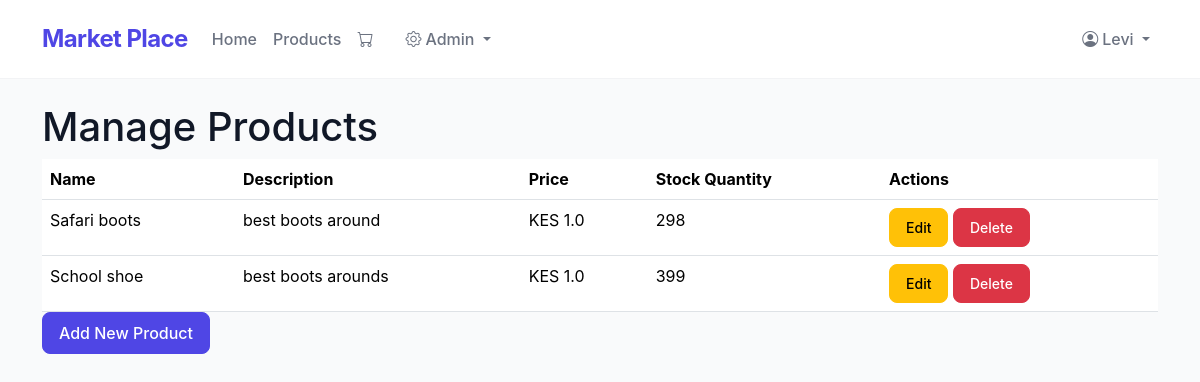
Page /admin/manage_products (signed in) on the earlier database version.
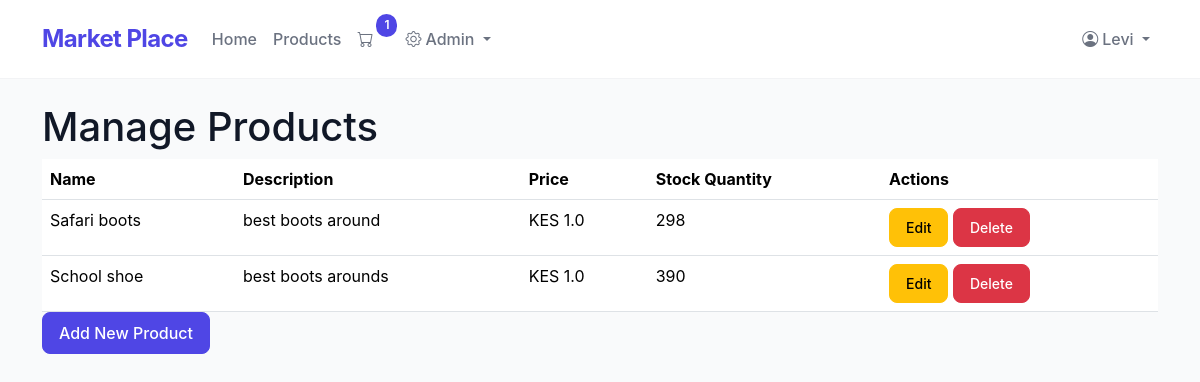
Same page on the later database version.
### app.py (models this page shows)
class Product(db.Model):
    __tablename__ = 'products'
    id = db.Column(db.Integer, primary_key=True)
    name = db.Column(db.String(100), nullable=False)
    description = db.Column(db.String(500), nullable=True)
    price = db.Column(db.Float, nullable=False)
    stock_quantity = db.Column(db.Integer, nullable=False)
    category_id = db.Column(db.Integer, db.ForeignKey('categories.id'), nullable=False)
    order_items = db.relationship('OrderItem', backref='product', lazy=True)
    images = db.relationship('ProductImage', backref='product', lazy=True)

### app.py (the view)
@app.route('/admin/manage_products')
@admin_required
def manage_products():
    products = Product.query.all()
    return render_template('manage_products.html', products=products)

### app.py (called while the page is built)
def admin_required(f):
    from functools import wraps
    @wraps(f)
    def decorated_function(*args, **kwargs):
        if not session.get('user_id') or session.get('user_role') != 'admin':
            flash('Admin access required.', 'danger')
            return redirect(url_for('home'))
        return f(*args, **kwargs)
    return decorated_function

def get_cart_unique_items():
    if 'user_id' in session:
        order = Order.query.filter_by(user_id=session['user_id'], status="Pending").first()
        if order:
            return OrderItem.query.filter_by(order_id=order.id).count()
    return 0

@app.context_processor
def inject_cart_count():
    return dict(cart_count=get_cart_unique_items())

### templates/manage_products.html
{% extends 'base.html' %}
{% block content %}
    <h1>Manage Products</h1>
    <table class="table">
        <thead>
            <tr>
                <th>Name</th>
                <th>Description</th>
                <th>Price</th>
                <th>Stock Quantity</th>
                <th>Actions</th>
            </tr>
        </thead>
        <tbody>
            {% for product in products %}
                <tr>
                    <td>{{ product.name }}</td>
                    <td>{{ product.description }}</td>
                    <td>KES {{ product.price }}</td>
                    <td>{{ product.stock_quantity }}</td>
                    <td>
                        <a href="{{ url_for('edit_product', product_id=product.id) }}" class="btn btn-warning btn-sm">Edit</a>
                        <form action="{{ url_for('delete_product', product_id=product.id) }}" method="POST" style="display:inline;">
                            <button type="submit" class="btn btn-danger btn-sm">Delete</button>
                        </form>
                    </td>
                </tr>
            {% endfor %}
        </tbody>
    </table>
    <a href="{{ url_for('add_product') }}" class="btn btn-primary">Add New Product</a>
{% endblock %}

Differences in the rows shown:
changed Product "School shoe": stock_quantity "399" → "390"
Other differences:
{{ cart_count }}: (not shown) → "1"
